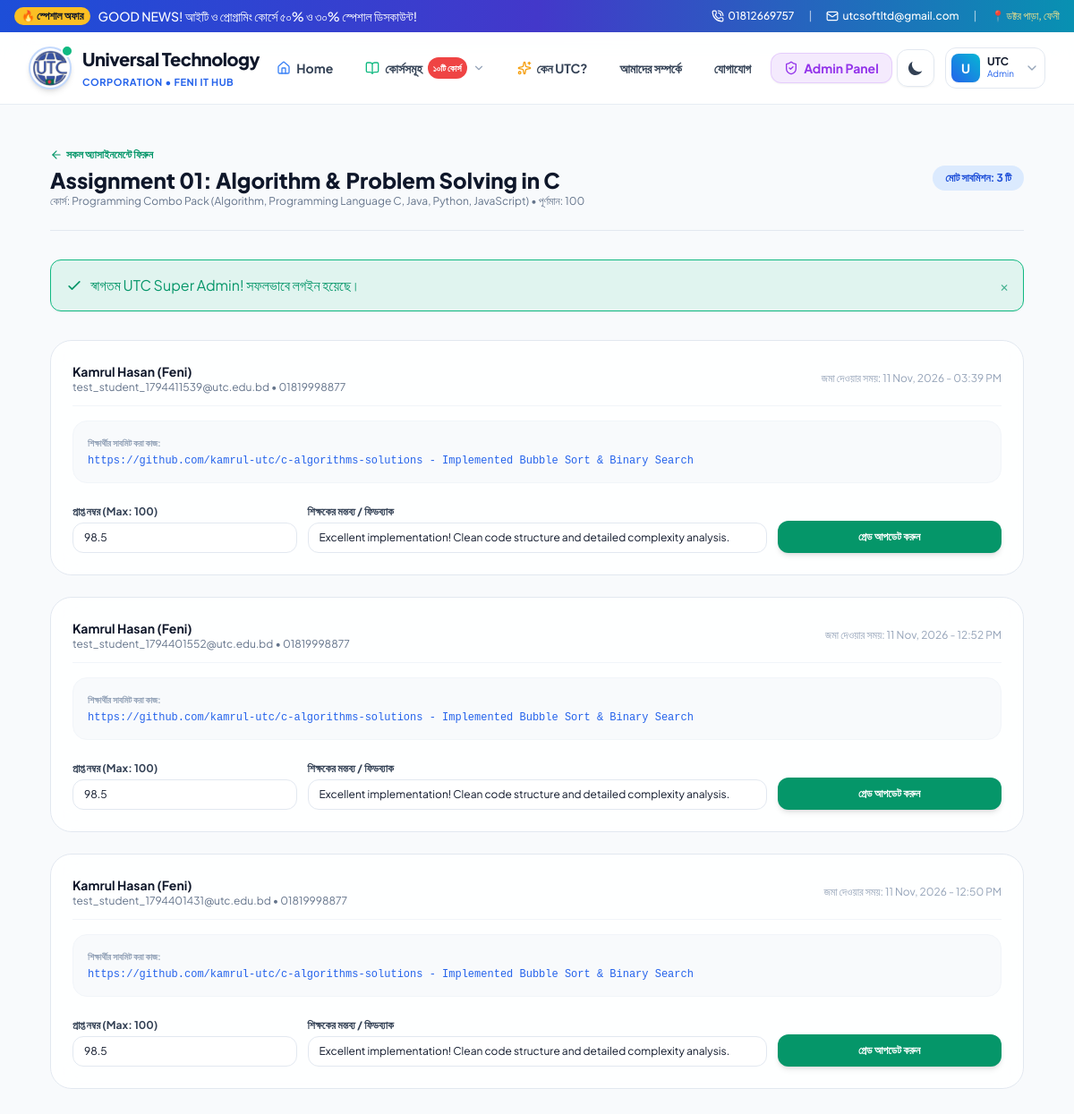
Screenshot of /teacher/submissions.php (signed in) with the database file from the repository.
### tables this page shows
CREATE TABLE users (
        id INTEGER PRIMARY KEY AUTOINCREMENT,
        name TEXT NOT NULL,
        email TEXT UNIQUE NOT NULL,
        password TEXT NOT NULL,
        phone TEXT,
        role TEXT NOT NULL DEFAULT 'student', -- 'admin', 'teacher', 'student'
        avatar TEXT,
        bio TEXT,
        created_at DATETIME DEFAULT CURRENT_TIMESTAMP
    );

CREATE TABLE assignments (
        id INTEGER PRIMARY KEY AUTOINCREMENT,
        course_id INTEGER NOT NULL,
        title TEXT NOT NULL,
        description TEXT,
        max_marks INTEGER DEFAULT 100,
        due_date DATE,
        created_by INTEGER,
        created_at DATETIME DEFAULT CURRENT_TIMESTAMP,
        FOREIGN KEY (course_id) REFERENCES courses(id) ON DELETE CASCADE,
        FOREIGN KEY (created_by) REFERENCES users(id) ON DELETE SET NULL
    );

CREATE TABLE courses (
        id INTEGER PRIMARY KEY AUTOINCREMENT,
        title TEXT NOT NULL,
        slug TEXT UNIQUE NOT NULL,
        category TEXT NOT NULL,
        original_price REAL NOT NULL,
        discount_price REAL NOT NULL,
        discount_percent INTEGER DEFAULT 0,
        short_desc TEXT,
        full_desc TEXT,
        why_choose_utc TEXT,
        thumbnail TEXT,
        duration TEXT DEFAULT '4 Months',
        total_classes INTEGER DEFAULT 36,
        level TEXT DEFAULT 'Beginner to Advanced',
        teacher_id INTEGER,
        status TEXT DEFAULT 'active',
        featured INTEGER DEFAULT 1,
        created_at DATETIME DEFAULT CURRENT_TIMESTAMP,
        FOREIGN KEY (teacher_id) REFERENCES users(id) ON DELETE SET NULL
    );

CREATE TABLE submissions (
        id INTEGER PRIMARY KEY AUTOINCREMENT,
        assignment_id INTEGER NOT NULL,
        student_id INTEGER NOT NULL,
        submission_text TEXT,
        file_path TEXT,
        marks_obtained REAL,
        feedback TEXT,
        submitted_at DATETIME DEFAULT CURRENT_TIMESTAMP,
        graded_at DATETIME,
        FOREIGN KEY (assignment_id) REFERENCES assignments(id) ON DELETE CASCADE,
        FOREIGN KEY (student_id) REFERENCES users(id) ON DELETE CASCADE
    );

### config/auth.php (called while the page is built, shortened)
<?php
require_once __DIR__ . '/database.php';
function isLoggedIn() {
    return isset($_SESSION['user_id']) && !empty($_SESSION['user_id']);
}
function getCurrentUser() {
    global $pdo;
    $stmt = $pdo->prepare("SELECT id, name, email, phone, role, avatar, bio, created_at FROM users WHERE id = ?");
    $stmt->execute([$_SESSION['user_id']]);
    return $stmt->fetch();
}

### teacher/submissions.php (the view, shortened to what this page needs)
<?php
require_once __DIR__ . '/../config/database.php';
require_once __DIR__ . '/../config/auth.php';
require_once __DIR__ . '/../config/helpers.php';
$assignmentId = isset($_GET['assignment_id']) ? (int)$_GET['assignment_id'] : 1;
$aStmt = $pdo->prepare("SELECT a.*, c.title as course_title FROM assignments a JOIN courses c ON a.course_id = c.id WHERE a.id = ?");
$aStmt->execute([$assignmentId]);
$assignment = $aStmt->fetch();
$sStmt = $pdo->prepare("SELECT s.*, u.name as student_name, u.email as student_email, u.phone as student_phone
                        FROM submissions s
                        JOIN users u ON s.student_id = u.id
                        WHERE s.assignment_id = ?
                        ORDER BY s.submitted_at DESC");
$sStmt->execute([$assignmentId]);
$submissions = $sStmt->fetchAll();
require_once __DIR__ . '/../includes/header.php';
require_once __DIR__ . '/../includes/navbar.php';
?>
<div class="py-12 bg-slate-50 dark:bg-[#080d1a] min-h-[calc(100vh-80px)] transition-colors duration-300">
    <div class="max-w-6xl mx-auto px-4 sm:px-6 lg:px-8 space-y-8">
        <div class="flex flex-col sm:flex-row items-start sm:items-center justify-between gap-4 pb-6 border-b border-slate-200 dark:border-slate-800">
            <div>
                <a href="assignments.php" class="text-xs font-bold text-emerald-600 dark:text-emerald-400 hover:underline flex items-center gap-1 mb-1">
                    <i data-lucide="arrow-left" class="w-3.5 h-3.5"></i> সকল অ্যাসাইনমেন্টে ফিরুন
                </a>
                <h1 class="text-2xl font-extrabold text-slate-900 dark:text-white">
                    <?= sanitize($assignment['title']) ?>
                </h1>
                <p class="text-xs text-slate-500">
                    কোর্স: <?= sanitize($assignment['course_title']) ?> • পূর্ণমান: <?= $assignment['max_marks'] ?>
                </p>
            </div>
            <span class="px-3.5 py-1.5 rounded-full text-xs font-bold bg-blue-100 dark:bg-blue-900/60 text-blue-700 dark:text-blue-300">
                মোট সাবমিশন: <?= count($submissions) ?> টি
            </span>
        </div>
        <?= renderFlash() ?>
        <?php if (empty($submissions)): ?>
            <div class="p-12 rounded-3xl glass-panel border border-slate-200 dark:border-slate-800 text-center space-y-2">
                <p class="text-sm text-slate-500">এখনো কোনো শিক্ষার্থী এই অ্যাসাইনমেন্টটি জমা দেয়নি।</p>
            </div>
        <?php else: ?>
            <div class="space-y-6">
                <?php foreach ($submissions as $sub): ?>
                    <div class="p-6 rounded-3xl glass-panel border border-slate-200 dark:border-slate-800 space-y-4">
                        <div class="flex flex-col sm:flex-row items-start sm:items-center justify-between gap-2 pb-3 border-b border-slate-100 dark:border-slate-800">
                            <div>
                                <h3 class="text-sm font-bold text-slate-900 dark:text-white"><?= sanitize($sub['student_name']) ?></h3>
                                <p class="text-xs text-slate-500"><?= sanitize($sub['student_email']) ?> • <?= sanitize($sub['student_phone'] ?? 'N/A') ?></p>
                            </div>
                            <span class="text-xs text-slate-400">
                                জমা দেওয়ার সময়: <?= date('d M, Y - h:i A', strtotime($sub['submitted_at'])) ?>
                            </span>
                        </div>
                        <div class="p-4 rounded-2xl bg-slate-50 dark:bg-slate-800/50 border border-slate-100 dark:border-slate-800 text-xs">
                            <span class="font-bold text-slate-400 uppercase text-[10px] block mb-1">শিক্ষার্থীর সাবমিট করা কাজ:</span>
                            <div class="font-mono text-blue-600 dark:text-cyan-400 break-all select-all">
                                <?= sanitize($sub['submission_text']) ?>
                            </div>
                        </div>
                        <form method="POST" class="pt-2 grid grid-cols-1 sm:grid-cols-12 gap-3 items-end text-xs">
                            <div class="sm:col-span-3">
                                <label class="block font-bold text-slate-700 dark:text-slate-300 mb-1">প্রাপ্ত নম্বর (Max: <?= $assignment['max_marks'] ?>)</label>
                                <input type="number" step="0.5" max="<?= $assignment['max_marks'] ?>" name="marks_obtained" value="<?= $sub['marks_obtained'] ?? '' ?>" required placeholder="নম্বর লিখুন" class="w-full px-3 py-2 rounded-xl border border-slate-200 dark:border-slate-700 bg-white dark:bg-slate-800 text-slate-900 dark:text-white text-xs">
                            </div>
                            <div class="sm:col-span-6">
                                <label class="block font-bold text-slate-700 dark:text-slate-300 mb-1">শিক্ষকের মন্তব্য / ফিডব্যাক</label>
                                <input type="text" name="feedback" value="<?= sanitize($sub['feedback'] ?? '') ?>" placeholder="যেমন: চমৎকার কোড স্ট্রাকচার! ক্লিন কোড বজায় রাখুন।" class="w-full px-3 py-2 rounded-xl border border-slate-200 dark:border-slate-700 bg-white dark:bg-slate-800 text-slate-900 dark:text-white text-xs">
                            </div>
                            <div class="sm:col-span-3">
                                <button type="submit" name="grade_student" class="w-full py-2.5 rounded-xl bg-emerald-600 hover:bg-emerald-500 text-white font-bold transition shadow-md">
                                    <?= $sub['marks_obtained'] !== null ? 'গ্রেড আপডেট করুন' : 'মার্কস প্রদান করুন' ?>
                                </button>
                            </div>
                        </form>
                    </div>
                <?php endforeach; ?>
            </div>
        <?php endif; ?>
    </div>
</div>
<?php require_once __DIR__ . '/../includes/footer.php'; ?>

### includes/navbar.php (shortened to what this page needs)
<?php
$currentUser = getCurrentUser();
$appRoot = getAppRoot();
$currentScript = $_SERVER['SCRIPT_NAME'] ?? '';
?>
<div class="bg-gradient-to-r from-blue-700 via-indigo-700 to-cyan-600 text-white text-xs sm:text-sm py-2 px-4 shadow-sm relative z-50">
    <div class="max-w-7xl mx-auto flex flex-wrap justify-between items-center gap-2">
        <div class="flex items-center space-x-2 font-medium">
            <span class="inline-flex items-center px-2 py-0.5 rounded-full text-xs font-semibold bg-amber-400 text-slate-900 animate-pulse">
                🔥 স্পেশাল অফার
            </span>
            <span>GOOD NEWS! আইটি ও প্রোগ্রামিং কোর্সে ৫০% ও ৩০% স্পেশাল ডিসকাউন্ট!</span>
        </div>
        <div class="flex items-center space-x-4 text-xs font-medium">
            <a href="tel:01812669757" class="hover:text-amber-300 transition flex items-center gap-1">
                <i data-lucide="phone-call" class="w-3.5 h-3.5"></i> 01812669757
            </a>
            <span class="hidden md:inline opacity-60">|</span>
            <a href="mailto:utcsoftltd@gmail.com" class="hidden md:flex hover:text-amber-300 transition items-center gap-1">
                <i data-lucide="mail" class="w-3.5 h-3.5"></i> utcsoftltd@gmail.com
            </a>
            <span class="hidden lg:inline opacity-60">|</span>
            <span class="hidden lg:inline text-amber-200">📍 ডক্টর পাড়া, ফেনী</span>
        </div>
    </div>
</div>
<header class="sticky top-0 z-50 glass-nav transition-colors duration-300">
    <div class="max-w-7xl mx-auto px-4 sm:px-6 lg:px-8">
        <div class="flex items-center justify-between h-20">
            <a href="<?= $appRoot ?>index.php" class="flex items-center gap-3 group shrink-0">
                <div class="relative">
                    <img src="<?= $appRoot ?>assets/images/utc-logo.png"
                         alt="Universal Technology Corporation Logo"
                         class="w-12 h-12 rounded-full object-contain bg-white shadow-md border-2 border-blue-500/30 group-hover:border-blue-600 group-hover:scale-105 transition-all duration-300 p-0.5">
                    <span class="absolute -top-0.5 -right-0.5 w-3.5 h-3.5 bg-emerald-500 rounded-full border-2 border-white dark:border-slate-900 animate-pulse"></span>
                </div>
                <div class="flex flex-col">
                    <span class="font-extrabold text-lg sm:text-xl tracking-tight text-slate-900 dark:text-white leading-none group-hover:text-blue-600 dark:group-hover:text-cyan-400 transition-colors">
                        Universal Technology
                    </span>
                    <span class="text-[11px] font-bold text-blue-600 dark:text-cyan-400 tracking-wider uppercase mt-1">
                        Corporation • Feni IT Hub
                    </span>
                </div>
            </a>
            <nav class="hidden md:flex items-center space-x-1 lg:space-x-2 text-sm font-semibold">
                <a href="<?= $appRoot ?>index.php" class="nav-item-link <?= strpos($currentScript, 'index.php') !== false ? 'active text-blue-600 dark:text-cyan-400' : '' ?>">
                    <i data-lucide="home" class="w-4 h-4 text-blue-500"></i>
                    <span>Home</span>
                </a>
                <div class="relative group">
                    <a href="<?= $appRoot ?>courses.php" class="nav-item-link flex items-center gap-1.5 <?= strpos($currentScript, 'courses.php') !== false ? 'active text-blue-600 dark:text-cyan-400' : '' ?>">
                        <i data-lucide="book-open" class="w-4 h-4 text-emerald-500"></i>
                        <span>কোর্সসমূহ</span>
                        <span class="px-1.5 py-0.5 text-[10px] bg-red-500 text-white rounded-full font-bold">১০টি কোর্স</span>
                        <i data-lucide="chevron-down" class="w-3.5 h-3.5 text-slate-400 group-hover:rotate-180 transition-transform duration-200"></i>
                    </a>
                </div>
                <a href="<?= $appRoot ?>index.php#why-utc" class="nav-item-link">
                    <i data-lucide="sparkles" class="w-4 h-4 text-amber-500"></i>
                    <span>কেন UTC?</span>
                </a>
                <a href="<?= $appRoot ?>about.php" class="nav-item-link <?= strpos($currentScript, 'about.php') !== false ? 'active text-blue-600 dark:text-cyan-400' : '' ?>">
                    <span>আমাদের সম্পর্কে</span>
                </a>
                <a href="<?= $appRoot ?>contact.php" class="nav-item-link <?= strpos($currentScript, 'contact.php') !== false ? 'active text-blue-600 dark:text-cyan-400' : '' ?>">
                    <span>যোগাযোগ</span>
                </a>
                <?php if ($currentUser): ?>
                    <?php if ($currentUser['role'] === 'admin'): ?>
                        <a href="<?= $appRoot ?>admin/index.php" class="px-3.5 py-1.5 rounded-xl bg-purple-600/10 text-purple-600 dark:text-purple-400 font-bold border border-purple-500/20 hover:bg-purple-600 hover:text-white transition-all duration-200 flex items-center gap-1.5 shadow-sm">
                            <i data-lucide="shield-check" class="w-4 h-4"></i> Admin Panel
                        </a>
                    <?php endif; ?>
                <?php endif; ?>
            </nav>
            <div class="flex items-center space-x-3">
                <button type="button" class="theme-toggle-btn p-2.5 rounded-xl text-slate-600 dark:text-slate-300 hover:bg-slate-100 dark:hover:bg-slate-800 hover:text-amber-500 dark:hover:text-amber-400 focus:outline-none transition-all duration-200 border border-slate-200 dark:border-slate-700/60 shadow-sm" aria-label="Toggle Theme">
                    <svg class="theme-icon-moon w-5 h-5 text-slate-700" fill="currentColor" viewBox="0 0 20 20">
                        <path d="M17.293 13.293A8 8 0 016.707 2.707a8.001 8.001 0 1010.586 10.586z"></path>
                    </svg>
                </button>
                <?php if ($currentUser): ?>
                    <div class="relative group">
                        <button type="button" class="flex items-center gap-2 p-1.5 rounded-xl border border-slate-200 dark:border-slate-700/60 bg-white dark:bg-slate-800 text-left focus:outline-none group-hover:border-blue-500/50 group-hover:ring-2 group-hover:ring-blue-500/20 transition-all duration-200">
                            <div class="w-8 h-8 rounded-lg bg-gradient-to-tr from-blue-600 to-cyan-500 text-white font-bold text-sm flex items-center justify-center shadow-sm">
                                <?= strtoupper(substr($currentUser['name'], 0, 1)) ?>
                            </div>
                            <div class="hidden sm:block pr-1">
                                <p class="text-xs font-bold text-slate-900 dark:text-white leading-none"><?= sanitize(explode(' ', $currentUser['name'])[0]) ?></p>
                                <p class="text-[10px] text-blue-600 dark:text-cyan-400 capitalize"><?= $currentUser['role'] ?></p>
                            </div>
                            <i data-lucide="chevron-down" class="w-4 h-4 text-slate-400 group-hover:rotate-180 transition-transform duration-200"></i>
                        </button>
                    </div>
                <?php endif; ?>
            </div>
        </div>
    </div>
</header>

### rows the page displays
users: name "U", name "UTC", role "Admin"
assignments: title "Assignment 01: Algorithm & Problem Solving in C", course.title "Programming Combo Pack (Algorithm, Programming Language C, Java, Python, JavaScript)", max_marks "100"
submissions: student.name "Kamrul Hasan (Feni)", student.email "test_student_1794411539@utc.edu.bd", student.phone "01819998877", submitted_at "11 Nov, 2026 - 03:39 PM", submission_text "https://github.com/kamrul-utc/c-algorithms-solutions - Implemented Bubble Sort & Binary Search", assignment.max_marks "100", marks_obtained "98.5", feedback "Excellent implementation! Clean code structure and detailed complexity analysis.", shows "গ্রেড আপডেট করুন"
submissions: student.name "Kamrul Hasan (Feni)", student.email "test_student_1794401552@utc.edu.bd", student.phone "01819998877", submitted_at "11 Nov, 2026 - 12:52 PM", submission_text "https://github.com/kamrul-utc/c-algorithms-solutions - Implemented Bubble Sort & Binary Search", assignment.max_marks "100", marks_obtained "98.5", feedback "Excellent implementation! Clean code structure and detailed complexity analysis.", shows "গ্রেড আপডেট করুন"
submissions: student.name "Kamrul Hasan (Feni)", student.email "test_student_1794401431@utc.edu.bd", student.phone "01819998877", submitted_at "11 Nov, 2026 - 12:50 PM", submission_text "https://github.com/kamrul-utc/c-algorithms-solutions - Implemented Bubble Sort & Binary Search", assignment.max_marks "100", marks_obtained "98.5", feedback "Excellent implementation! Clean code structure and detailed complexity analysis.", shows "গ্রেড আপডেট করুন"

### other values shown
count($submissions) "3"
$flash['message'] "স্বাগতম UTC Super Admin! সফলভাবে লগইন হয়েছে।"
